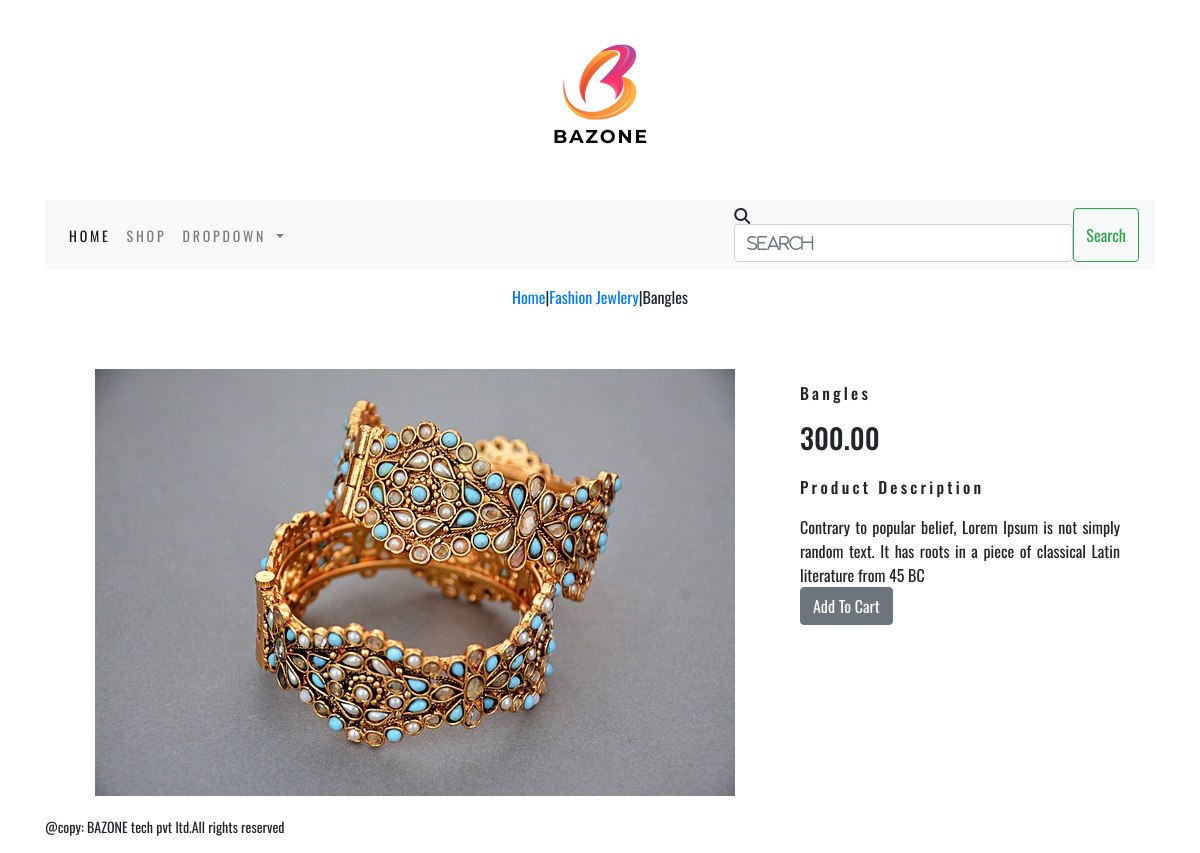
Screenshot of /shop/school-things/instument-box/ with the database file from the repository.
### ecomapp/models.py (models this page shows, shortened)
class Product(models.Model):
    name = models.CharField(max_length=250, unique=True)
    slug = models.SlugField(max_length=250, unique=True)
    description = models.TextField(blank=True)
    price = models.DecimalField(max_digits=20, decimal_places=2)
    category = models.ForeignKey(Category, on_delete=models.CASCADE)
    image = models.ImageField(upload_to='product', blank=True)
    stock = models.IntegerField()
    available = models.BooleanField(default=True)
    created = models.DateTimeField(auto_now_add=True)
    updated = models.DateTimeField(auto_now=True)
    class Meta:
        ordering = ('name',)
        verbose_name = 'product'
        verbose_name_plural = 'products'

class Category(models.Model):
    name = models.CharField(max_length=250, unique=True)
    slug = models.SlugField(max_length=250, unique=True)
    description = models.TextField(blank=True)
    image = models.ImageField(upload_to='category', blank=True)
    class Meta:
        ordering = ('name',)
        verbose_name = 'category'
        verbose_name_plural = 'categories'
    def get_url(self):
        return reverse('shop:product_by_category', args=[self.slug])
    def __str__(self):
        return '{}'.format(self.name)

### ecomapp/views.py (the view)
# urls.py: path('<slug:c_slug>/<slug:product_slug>/', views.proDetail, name="product_details")
def proDetail(request, c_slug, product_slug):
    try:
        product = Product.objects.get(category__slug=c_slug, slug=product_slug)
    except Exception as e:
        raise e
    return render(request, 'product.html', {'product': product})

### cartapp/context_processors.py (called while the page is built)
def counter(request):
    item_count = 0
    if 'admin' in request.path:
        return {}
    else:
        try:
            cart = Cart.objects.filter(cart_id=cart_id1(request))
            cart_items = CartItem.objects.all().filter(cart=cart[:1])
            for cart_item in cart_items :
                item_count += cart_item.quantity
        except DoesNotExist:
            item_count = 0
    return {'item_count': item_count}

### cartapp/views.py (called while the page is built)
def cart_id1(request):
    cart = request.session.session_key
    if not cart:
        cart = request.session.create()
    return cart

### ecomapp/context_processors.py (called while the page is built)
def menu_links(request):
    links = Category.objects.all()
    return dict(links=links)

### templates/product.html (shortened to what this page needs)
{% extends 'base.html' %}
{% load static %}
{% block content %}
<div class="row my-prod-cat-class">
    <div class="mx-auto">
        <p><a href="{% url 'shop:AllProdCat' %}">Home</a>|<a href="{{product.category.get_url}}">{{product.category}}</a>|{{product.name}}</p>
    </div>
</div>
<br>
<div class="container">
    <div class="row">
        <div class="col-12 col-sm-12 com-md-12 col-lg-8 text-center">
            <div style="min-width:18 rem">
        <img src="{{product.image.url}}" alt="{{product.name}}">
        </div>
             </div>
    <div class="col-12 col-sm-12 col-md-12 col-lg-4">
        <div>
        <h1 class="my-prod-title">{{product.name}}</h1>
        </div>
<div>
    <div>
        <h3>{{product.price}}</h3>
    </div>
</div>
<div>
    <div>
        <h4 class="my-prod-title">Product Description</h4>
    </div>
</div>
<div>
    <div class="text-justify my-prod-text">
        {{product.description}}
    </div>
</div>
{% if product.stock <= 0 %}
<p class="text-justify my-prod-text"><b>OUT OF STOCK</b></p>
{% else %}
<a class="btn btn-secondary" href="{% url 'cart:add_cart' product.id %}">Add To Cart</a>
{% endif %}
{% endblock %}

### static/css/custom.css (style rules this page uses)
body { font-family: 'Oswald', sans-serif; }
.my-prod-cat-class { padding-top:15px; padding-bottom:20px; }
.my-prod-title { font-size:16px; text:transform:uppercase; letter-spacing:.2em; padding-top:15px; padding-bottom:10px; }
.my-prod-text { padding-right:20px; }

### rows the page displays
Product: category "Fashion Jewlery", name "Bangles", image (picture), price "300.00", description "Contrary to popular belief, Lorem Ipsum is not simply random text. It has roots in a piece of classical Latin literature from 45 BC"
